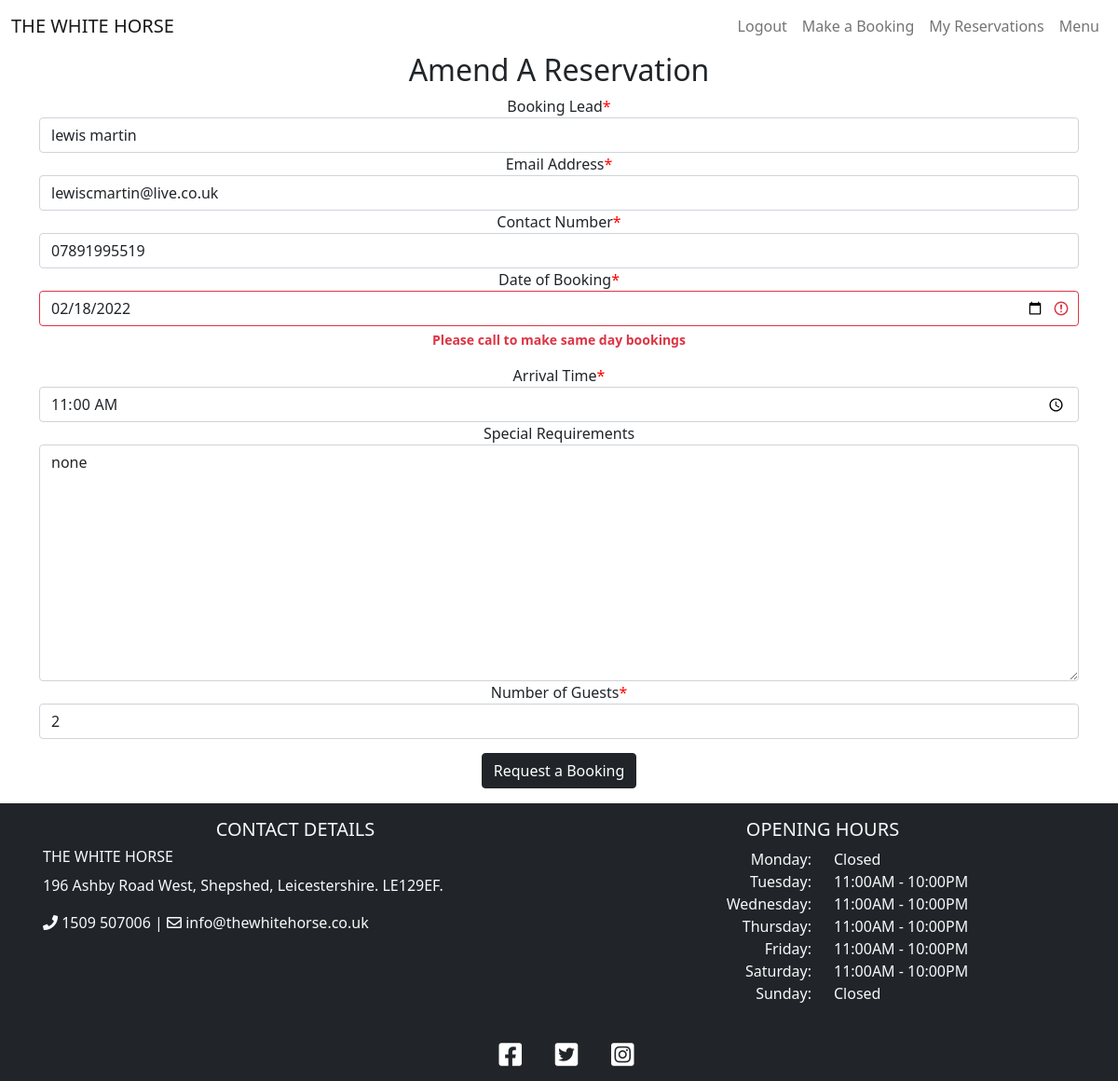
/amend/27 (signed in), run on the app's committed database.
### booking/models.py (models this page shows, shortened)
class Booking(models.Model):
    user = models.ForeignKey(User, on_delete=models.CASCADE)
    lead = models.CharField(max_length=200, blank=False)
    email = models.CharField(max_length=200, blank=False)
    phoneNumberRegex = RegexValidator(regex=r'^\+?1?\d{9,15}$')
    mobile = models.CharField(
        validators=[phoneNumberRegex], max_length=16, blank=False
        )
    date = models.DateField(blank=False)
    time = models.TimeField(blank=False)
    notes = models.TextField(max_length=200)
    guests = models.PositiveIntegerField(blank=False)
    status = models.IntegerField(choices=STATUS, default=0)
    class Meta:
        ordering = ['-date']

### booking/views.py (the view)
# urls.py: path('amend/<reservation_id>', views.amend_reservation, name='amend'),
def amend_reservation(request, reservation_id):
    if request.user.is_authenticated:
        reservation = get_object_or_404(Booking, id=reservation_id)
        current_user = request.user
        if current_user == reservation.user:
            context = {
                "lead": reservation.lead,
                "email": reservation.email,
                "mobile": reservation.mobile,
                "date": reservation.date,
                "time": reservation.time,
                "notes": reservation.notes,
                "guests": reservation.guests
            }
            if request.method == 'POST':
                booking_form = BookingForm(request.POST, instance=reservation)
                if booking_form.is_valid():
                    booking_form.save()
                    return redirect(reverse("reservations"))
                else:
                    return render(request, 'amend_booking.html', {
                        "booking_form": BookingForm(request.POST)
                    })
            else:
                return render(request, 'amend_booking.html', {
                        "booking_form": BookingForm(context)
                    })
        else:
            return redirect(reverse("account_login"))  # redirects to index not login, why ?
    else:
        return redirect(reverse("account_login"))

### booking/forms.py (called while the page is built)
def validate_opening_hour(value):
    if not 11 <= int(value.hour) <= 21:
        raise ValidationError(
            'We only take reservations between 11AM & 9PM',
            params={'value': value},
        )

def validate_future_date(value):
    if value < datetime.date.today():
        raise ValidationError(
            'Please select a future date',
            params={'value': value},
        )
    elif value == datetime.date.today():
        raise ValidationError(
            'Please call to make same day bookings',
            params={'value': value},
        )

### templates/amend_booking.html (shortened to what this page needs)
{% extends "base.html" %}
{% block content %}
{% load crispy_forms_tags %}
<div class="container mb-3">
    <div class="row">
        <div class="col-lg-12 text-center">
            <h2>Amend A Reservation</h2>
            <form method="POST">
                {{ booking_form | crispy }}
                <button type="submit" class="btn btn-dark">Request a Booking</button>
            </form>
        </div>
    </div>
</div>
{% endblock %}

### static/css/style.css (style rules this page uses)
body { background-color: white; }
.site { display: flex; min-height: 100vh; flex-direction: column; }
#div_id_guests { padding-bottom: 15px; }
.asteriskField { color: red; }

### data on the page
Booking: lead "lewis martin", email "lewiscmartin@live.co.uk", mobile "07891995519", date "02/18/2022", time "11:00:00", notes "none", guests "2"
